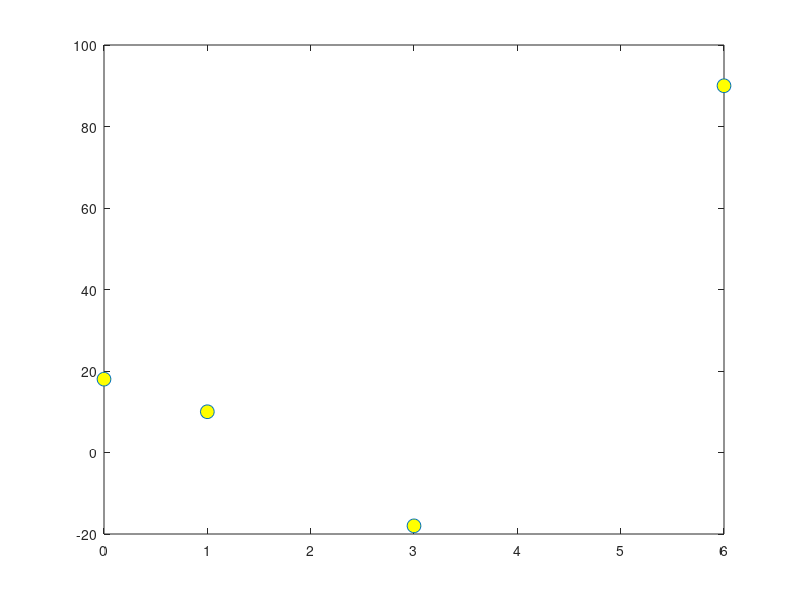

This chart was generated by the following MATLAB code: (Note: this script raises an error after producing the figure.)
clear all
X=[0,1,3,6];
Y=[18,10,-18,90];

plot(X,Y,"o","MarkerFaceColor","y","MarkerSize",10);
hold on;


x_graf=linspace(0,6,100);
P_graf=NDD(X,Y,x_graf);
plot(x_graf,P_graf,"--r","LineWidth",5);
grid on
plot(x_graf,y_graf,"b","LineWidth",4);
legend("puncte de interpolare (x(i), y(i))","polinomul y=P_n(x)","functia y=f(x)","location","NorthOutside")
figure(2)
plot(x_graf,abs(P_graf-y_graf),"LineWidth",5);
legend("eroarea de interpolare |f(x)-P_n(x)|");